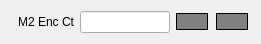
  <widget class="QWidget" name="layoutWidget_29">
   <property name="geometry">
    <rect>
     <x>1030</x>
     <y>190</y>
     <width>261</width>
     <height>26</height>
    </rect>
   </property>
   <layout class="QHBoxLayout" name="horizontalLayout_34">
    <item>
     <widget class="QLabel" name="m2encct_label">
      <property name="text">
       <string>M2 Enc Ct</string>
      </property>
      <property name="alignment">
       <set>Qt::AlignRight|Qt::AlignTrailing|Qt::AlignVCenter</set>
      </property>
     </widget>
    </item>
    <item>
     <widget class="QLineEdit" name="m2encct_readvalue">
      <property name="maximumSize">
       <size>
        <width>90</width>
        <height>16777215</height>
       </size>
      </property>
      <property name="text">
       <string/>
      </property>
     </widget>
    </item>
    <item>
     <widget class="QRadioButton" name="m2_enc_dir_rev_indicator">
      <property name="maximumSize">
       <size>
        <width>34</width>
        <height>16777215</height>
       </size>
      </property>
      <property name="styleSheet">
       <string notr="true">QRadioButton::indicator:checked {
    background-color:       red;
    border:                 1px solid white;
}

QRadioButton::indicator:unchecked {
    background-color:       grey;
    border:                 1px solid black;
}
QRadioButton::indicator{

width: 30px;
height: 15px;
}
</string>
      </property>
      <property name="text">
       <string/>
      </property>
      <property name="checked">
       <bool>false</bool>
      </property>
      <property name="autoExclusive">
       <bool>false</bool>
      </property>
     </widget>
    </item>
    <item>
     <widget class="QRadioButton" name="m2_enc_dir_fwd_indicator">
      <property name="maximumSize">
       <size>
        <width>34</width>
        <height>16777215</height>
       </size>
      </property>
      <property name="styleSheet">
       <string notr="true">QRadioButton::indicator:checked {
    background-color:       red;
    border:                 1px solid white;
}

QRadioButton::indicator:unchecked {
    background-color:       grey;
    border:                 1px solid black;
}
QRadioButton::indicator{

width: 30px;
height: 15px;
}
</string>
      </property>
      <property name="text">
       <string/>
      </property>
      <property name="checked">
       <bool>false</bool>
      </property>
      <property name="autoExclusive">
       <bool>false</bool>
      </property>
     </widget>
    </item>
   </layout>
  </widget>
